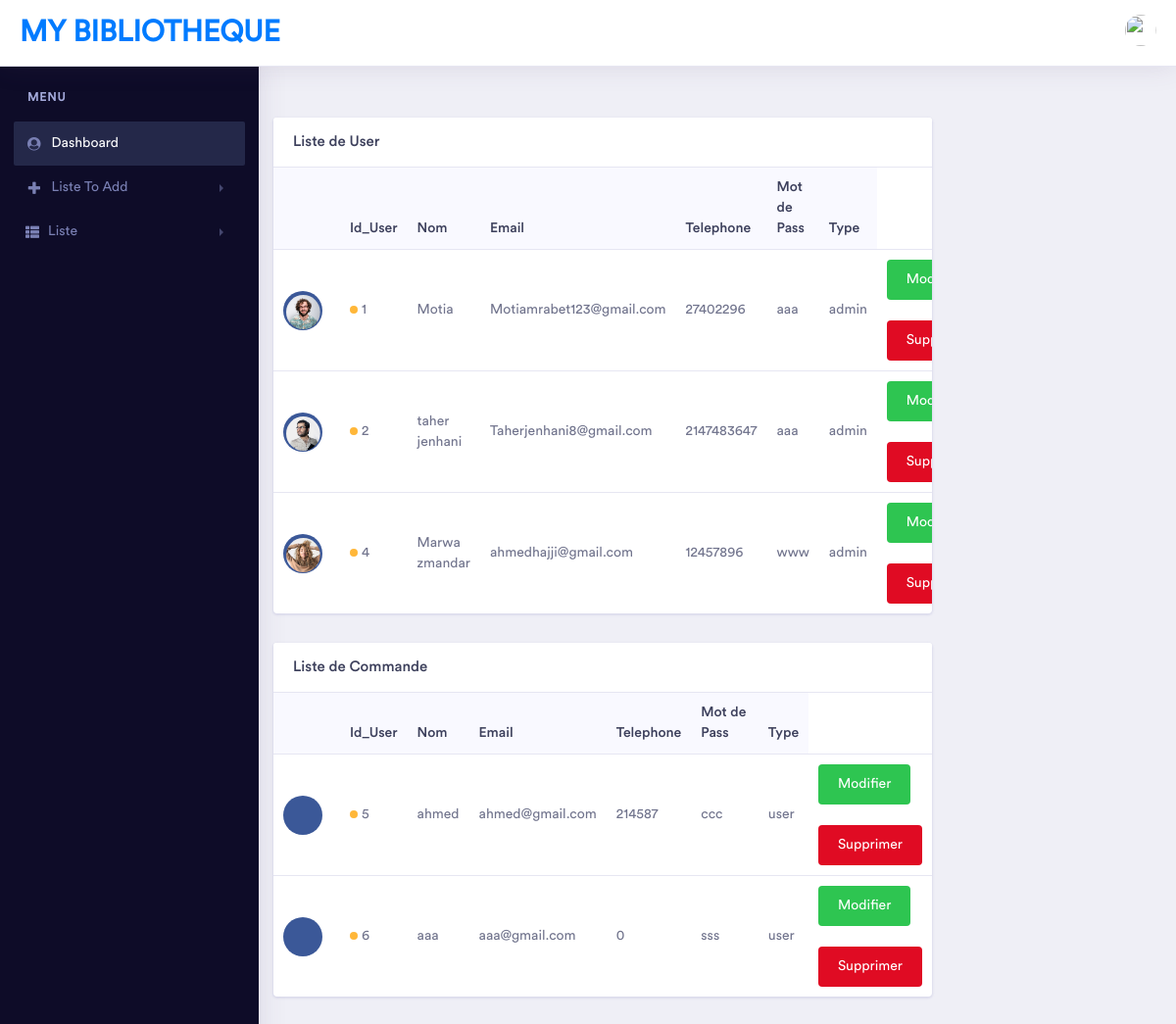
/src/concept-master/pages/liste/user/user.php, run on the app's committed database.
### tables this page shows
CREATE TABLE IF NOT EXISTS `user` (
  `iduser` int(11) NOT NULL AUTO_INCREMENT,
  `nom` varchar(100) NOT NULL,
  `email` varchar(100) NOT NULL,
  `tel` int(11) NOT NULL,
  `mdp` varchar(50) NOT NULL,
  `type` varchar(100) NOT NULL,
  `img` varchar(100) NOT NULL,
  PRIMARY KEY (`iduser`)
);

### src/connection/connection.php (called while the page is built, shortened)
<?php
$serveur = "localhost";
$utilisateur = "root";
$mot_passe = "";
$base_donnee = "gestion film";
$c = mysqli_connect($serveur, $utilisateur, $mot_passe) or die("erreur de connexion au serveur");
mysqli_select_db($c, $base_donnee) or die(mysqli_error($c));
$admin = "select * from user where type='admin';";
$user = "select * from user where type='user';";
$admin = mysqli_query($c, $admin);
$User = mysqli_query($c, $user);
?>

### src/concept-master/pages/liste/user/user.php (the view, shortened to what this page needs)
<!doctype html>
<html lang="en">
   <head>
      <?php include '../../../partials/head.php'; ?>
   </head>
   <body>
      <?php
         include '../../../../connection/connection.php';
                  ?>
      <div class="dashboard-main-wrapper">
      <?php include '../../../partials/navbar.php'; ?>
      <?php include '../../../partials/slidebar.php'; ?>
      <div class="dashboard-wrapper">
         <div class="col-xl-9 col-lg-12 col-md-6 col-sm-12 col-12">
            <div class="card">
               <h5 class="card-header">Liste de User</h5>
               <div class="card-body p-0">
                  <div class="table-responsive">
                     <table class="table">
                        <thead class="bg-light">
                           <tr class="border-0">
                              <th class="border-0"></th>
                              <th class="border-0">Id_User </th>
                              <th class="border-0">Nom  </th>
                              <th class="border-0">Email</th>
                              <th class="border-0">Telephone</th>
                              <th class="border-0">Mot de Pass</th>
                              <th class="border-0">Type</th>
                           </tr>
                        </thead>
                        <tbody>
                           <?php
                              while ($i=mysqli_fetch_array($admin))
                              {
                              ?>
                           <tr>
                              <td><span class="social-sales-icon-circle facebook-bgcolor mr-2"><img src="../../../../../assets/img/team/<?php echo $i["img"]; ?>.jpg" alt=""></span></td>
                              <td><span class="badge-dot badge-brand mr-1"></span><?php echo $i["iduser"]; ?> </td>
                              <td><?php echo $i["nom"]; ?>  </td>
                              <td><?php echo $i["email"]; ?> </td>
                              <td><?php echo $i["tel"]; ?> </td>
                              <td><?php echo $i["mdp"]; ?> </td>
                              <td><?php echo $i["type"]; ?> </td>
                              <td>
                                 <?php
                                    echo "<button class='modifier'><a href='update.php?iduser=".$i["iduser"]."'>Modifier</a></button> <br/><br/><button class='Supprimer'> <a href='supp.php?iduser=".$i["iduser"]."'>Supprimer</a></button></td>";
                                    ?>
                           </tr>
                           <?php } ?>
                        </tbody>
                     </table>
                  </div>
               </div>
            </div>
         </div>
         <div class="col-xl-9 col-lg-12 col-md-6 col-sm-12 col-12">
            <div class="card">
               <h5 class="card-header">Liste de Commande</h5>
               <div class="card-body p-0">
                  <div class="table-responsive">
                     <table class="table">
                        <thead class="bg-light">
                           <tr class="border-0">
                              <th class="border-0"></th>
                              <th class="border-0">Id_User </th>
                              <th class="border-0">Nom  </th>
                              <th class="border-0">Email</th>
                              <th class="border-0">Telephone</th>
                              <th class="border-0">Mot de Pass</th>
                              <th class="border-0">Type</th>
                           </tr>
                        </thead>
                        <tbody>
                           <?php
                              while ($i=mysqli_fetch_array($User))
                              {
                              ?>
                           <tr>
                              <td><span class="social-sales-icon-circle facebook-bgcolor mr-2"><img src="../../../../../assets/img/team/<?php echo $i["img"]; ?>.jpg" alt=""></span></td>
                              <td><span class="badge-dot badge-brand mr-1"></span><?php echo $i["iduser"]; ?> </td>
                              <td><?php echo $i["nom"]; ?>  </td>
                              <td><?php echo $i["email"]; ?> </td>
                              <td><?php echo $i["tel"]; ?> </td>
                              <td><?php echo $i["mdp"]; ?> </td>
                              <td><?php echo $i["type"]; ?> </td>
                              <td>
                                 <?php
                                    echo "<button class='modifier'><a href='update.php?iduser=".$i["iduser"]."'>Modifier</a></button> <br/><br/><button class='Supprimer'> <a href='supp.php?iduser=".$i["iduser"]."'>Supprimer</a></button></td>";
                                    ?>
                           </tr>
                           <?php } ?>
                        </tbody>
                     </table>
                  </div>
               </div>
            </div>
         </div>
      </div>
   </body>
</html>

### src/concept-master/pages/liste/user/user.php (style rules this page uses)
img { max-width: 253%; border-radius: 40px; padding: 0 2% 0 0; margin: -8px 0px 0px -10px; }
.dashboard-wrapper { margin-top: 5%; }
.Supprimer { display: inline-block; padding: 10px 20px; background-color: #e00b23; color: white; border: none; border-radius: 4px; text-decoration: none; font-size: 14px; cursor: pointer; }
.modifier { display: inline-block; padding: 10px 20px; background-color: #2ec551; color: white; border: none; border-radius: 4px; text-decoration: none; font-size: 14px; cursor: pointer; }
button a { color:white; }

### data on the page
user: shows a picture, iduser "1", nom "Motia", email "Motiamrabet123@gmail.com", tel "27402296", mdp "aaa", type "admin"
user: shows a picture, iduser "2", nom "taher jenhani", email "Taherjenhani8@gmail.com", tel "2147483647", mdp "aaa", type "admin"
user: shows a picture, iduser "4", nom "Marwa zmandar", email "ahmedhajji@gmail.com", tel "12457896", mdp "www", type "admin"
user: iduser "5", nom "ahmed", email "ahmed@gmail.com", tel "214587", mdp "ccc", type "user"
user: iduser "6", nom "aaa", email "aaa@gmail.com", tel "0", mdp "sss", type "user"
